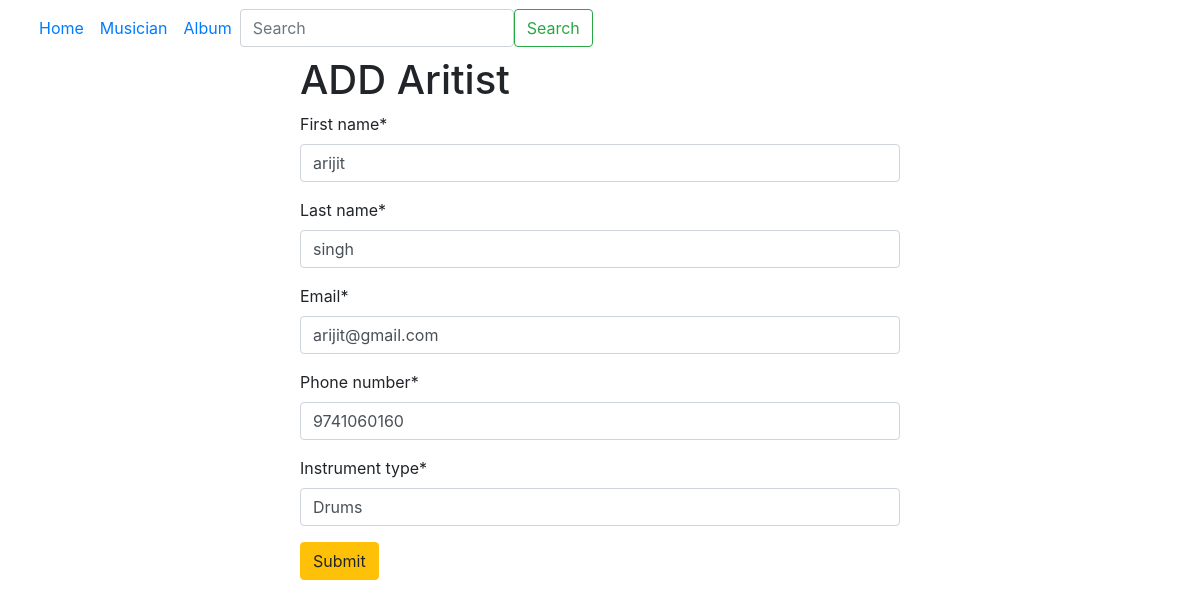
/musician/edit/8, run on the app's committed database.
### musician/models.py (models this page shows, shortened)
class Musician(models.Model):
    first_name = models.CharField(max_length=100)
    last_name = models.CharField(max_length=100)
    email = models.EmailField(unique=True)
    phone_number = models.CharField(max_length=12)
    instrument_type = models.CharField(max_length=100)

### musician/views.py (the view)
# urls.py: path('edit/<int:id>', views.EditMusicanView.as_view(), name= 'edit_musician'),
class EditMusicanView(UpdateView):
    model = models.Musician
    form_class = forms.MusicianForm
    template_name = 'add_musicians.html'
    pk_url_kwarg = 'id'
    success_url = reverse_lazy('homepage')

### musician/forms.py
class MusicianForm(forms.ModelForm):
    class Meta :
        model = Musician
        fields = '__all__'

### musician/templates/add_musicians.html (shortened to what this page needs)
{% extends 'base.html' %}
{% load crispy_forms_tags %}
{% block content %}
<form style="width: 50%; margin:auto" method="post">
<h1> ADD Aritist</h1>
 {{form | crispy }}
 <button class="btn btn-warning"> Submit</button>
 </form>
 {% endblock %}

### data on the page
Musician: first_name "arijit", last_name "singh", email "arijit@gmail.com", phone_number "9741060160", instrument_type "Drums"
